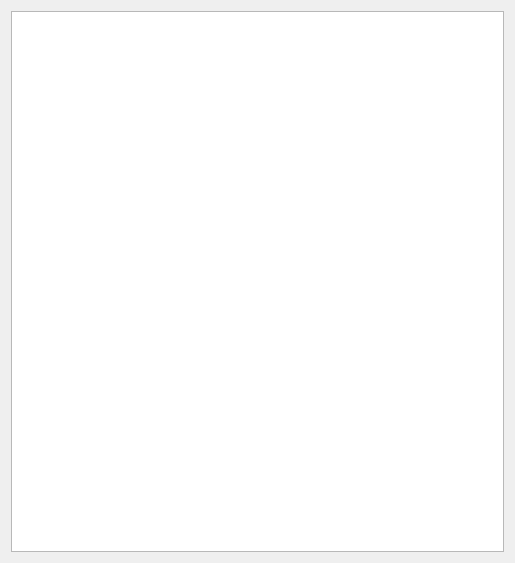
<?xml version="1.0" encoding="UTF-8"?>
<ui version="4.0">
 <class>FormLog</class>
 <widget class="QWidget" name="FormLog">
  <property name="geometry">
   <rect>
    <x>0</x>
    <y>0</y>
    <width>515</width>
    <height>563</height>
   </rect>
  </property>
  <property name="windowTitle">
   <string>Form</string>
  </property>
  <layout class="QVBoxLayout" name="verticalLayout">
   <item>
    <widget class="QTextEdit" name="textLog">
     <property name="readOnly">
      <bool>true</bool>
     </property>
    </widget>
   </item>
  </layout>
 </widget>
 <resources/>
 <connections/>
</ui>
